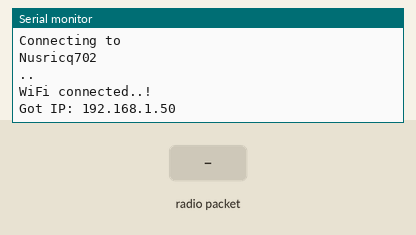
Recording of a sketch running on a simulated ESP32. Parts: the last lines printed to the serial monitor. Inputs (shaded band) come from the test bench. WiFi joins after 1.5 s; servers stay silent unless stated; uploads are accepted with an empty reply; no radio packets arrive unless stated.

Above: at 3.2 s.
3.3 s: radio packet "1" arrives
At 5.3 s:
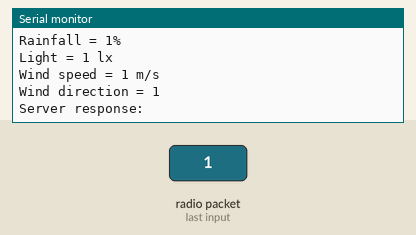
5.8 s: radio packet "0" arrives
At 6.6 s:
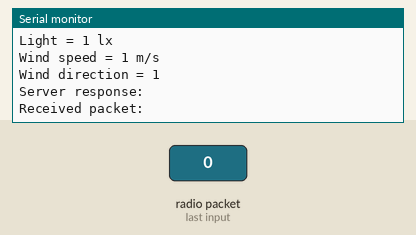
7.3 s: radio packet "2" arrives
At 8.47 s:
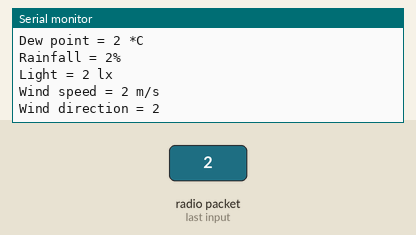

Measured:
- after the input at 3.3 s, the serial monitor: prints a new line at once (image 1)
- after the input at 7.3 s, the serial monitor: prints a new line after 1.0 s (image 3)

The sketch:

MyWebsite.ino
```cpp
#include <SPI.h>
#include <LoRa.h>
#include <WiFi.h>
#include <HTTPClient.h>

const char* ssid = "Nusricq702";
const char* password = "Nusricq702..";

#define SS 5
#define RST 14
#define DI0 2

#define TX_P 17
#define BAND 433E6
#define ENCRYPT 0x88

String device_id;
String temperature;
String pressure;
String altitude;
String humidity;
String dewPoint;
String rainfall;
String lux;
String windSpeed;
String windDirection;

const char* serverUrl = "http://172.17.72.43:3000/update";  // notice the ip address of the server
HTTPClient http;

void setup()
{
  Serial.begin(115200);

  Serial.println("LoRa Receiver");

  LoRa.setPins(SS, RST, DI0);
  //LoRa.setTxPower(TX_P);

  if (!LoRa.begin(BAND))
  {
    Serial.println("Starting LoRa failed!");
    while (1);
  }

  LoRa.setSpreadingFactor(12);
  LoRa.setSyncWord(ENCRYPT);

  Serial.println("Connecting to ");
  Serial.println(ssid);

  //connect to your local wi-fi network
  WiFi.begin(ssid, password);

  //check wi-fi is connected to wi-fi network
  while (WiFi.status() != WL_CONNECTED) {
    delay(1000);
    Serial.print(".");
  }
  Serial.println("");
  Serial.println("WiFi connected..!");
  Serial.print("Got IP: ");
  Serial.println(WiFi.localIP());

}

void loop()
{

  // try to parse packet
  int pos1, pos2, pos3, pos4, pos5, pos6, pos7, pos8, pos9;

  int packetSize = LoRa.parsePacket();
  if (packetSize)
  {
    // received a packet
    Serial.print("Received packet:  ");
    String LoRaData = LoRa.readString();
    Serial.print(LoRaData);
    // read packet
    while (LoRa.available())
    {
      Serial.print((char)LoRa.read());
    }
    // print RSSI of packet
    Serial.print("' with RSSI ");
    Serial.println(LoRa.packetRssi());

    pos1 = LoRaData.indexOf('/');
    pos2 = LoRaData.indexOf('&');
    pos3 = LoRaData.indexOf('#');
    pos4 = LoRaData.indexOf('@');
    pos5 = LoRaData.indexOf('$');
    pos6 = LoRaData.indexOf('^');
    pos7 = LoRaData.indexOf('!');
    pos8 = LoRaData.indexOf('~');
    pos9 = LoRaData.indexOf('|');

    device_id = LoRaData.substring(0, pos1);
    temperature = LoRaData.substring(pos1 + 1, pos2);
    pressure = LoRaData.substring(pos2 + 1, pos3);
    altitude = LoRaData.substring(pos3 + 1, pos4);
    humidity = LoRaData.substring(pos4 + 1, pos5);
    dewPoint = LoRaData.substring(pos5 + 1, pos6);
    rainfall = LoRaData.substring(pos6 + 1, pos7);
    lux = LoRaData.substring(pos7 + 1, pos8);
    windSpeed = LoRaData.substring(pos8 + 1, pos9);
    windDirection = LoRaData.substring(pos9 + 1, LoRaData.length());

    Serial.print(F("Device ID = "));
    Serial.println(device_id);

    Serial.print(F("Temperature = "));
    Serial.print(temperature);
    Serial.println(F("*C"));

    Serial.print(F("Pressure = "));
    Serial.print(pressure);
    Serial.println(F("hPa"));

    Serial.print(F("Approx. Altitude = "));
    Serial.print(altitude);
    Serial.println(F("m"));

    Serial.print(F("Humidity = "));
    Serial.print(humidity);
    Serial.println(F("%"));

    Serial.print("Dew point = ");
    Serial.print(dewPoint);
    Serial.println(" *C");

    Serial.print(F("Rainfall = "));
    Serial.print(rainfall);
    Serial.println(F("%"));

    Serial.print(F("Light = "));
    Serial.print(lux);
    Serial.println(F(" lx"));

    Serial.print(F("Wind speed = "));
    Serial.print(windSpeed);
    Serial.println(F(" m/s"));

    Serial.print(F("Wind direction = "));
    Serial.println(windDirection);

    Serial.println();

    // Send request to my server
    http.begin(serverUrl);
    http.addHeader("Content-Type", "application/x-www-form-urlencoded");
    String requestBody = "temperature="+temperature+"&pressure="+pressure+"&altitude="+altitude+"&humidity="+humidity+
    "&dewpoint="+dewPoint+"&rainfall="+rainfall+"&light="+lux+"&windspeed="+windSpeed+"&winddirection="+windDirection;
    int httpResponseCode=http.POST(requestBody);
    if (httpResponseCode > 0) {
      String response = http.getString();
      Serial.println("Server response: " + response);
    } else {
      Serial.println("Error sending POST request");
    }
    http.end();
  }
  /*
  //TEST...
  Serial.println("TESTING...");
  temperature="25";
  pressure="971.71";
  altitude="315.1";
  humidity="26";
  dewPoint="10.05";
  rainfall="10";
  lux="250";
  windSpeed="0.15";
  windDirection="NNE";
  http.begin(serverUrl);
  http.addHeader("Content-Type", "application/x-www-form-urlencoded");
  String requestBody = "temperature="+temperature+"&pressure="+pressure+"&altitude="+altitude+"&humidity="+humidity+
  "&dewpoint="+dewPoint+"&rainfall="+rainfall+"&light="+lux+"&windspeed="+windSpeed+"&winddirection="+windDirection;
  int httpResponseCode=http.POST(requestBody);
  if (httpResponseCode > 0) {
    String response = http.getString();
    Serial.println("Server response: " + response);
  } else {
    Serial.println("Error sending POST request");
  }
  http.end();
  delay(5000);
  */
}
```
